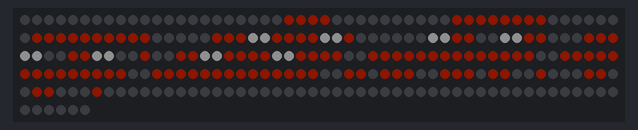
Bench run of a sketch on a simulated Arduino Uno, built with avr-gcc and run on an emulated ATmega328P. Parts: 256 RGB LEDs in strip order, left to right, continuing on the next row. Dim RGB values are drawn brighter than linear.

Above: at 0.19 s.
At 9.93 s:
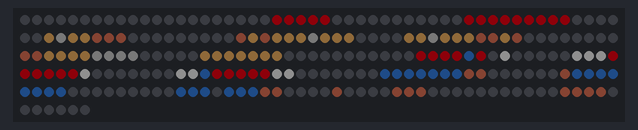
At 14.62 s:
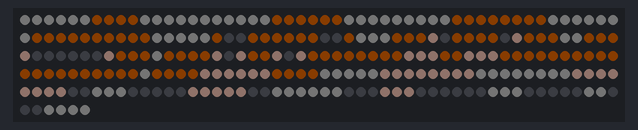
At 19.4 s:
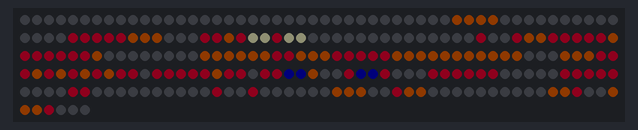
At 29.54 s:
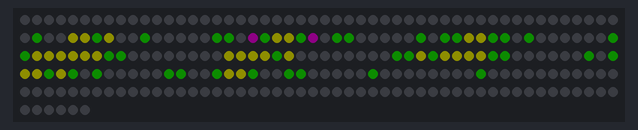
At 39.8 s:
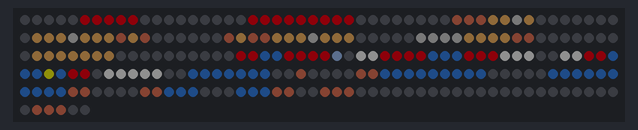

The sketch:

pixel-matrix.ino
```cpp
/**
 *  16X16 LED Matrix Character Display
 *  Install fastLED Library to use
*/
```

a_init.cpp
```cpp
#include <avr/pgmspace.h>
#include "FastLED.h"
#include "config.h"

// Using FastLED to control the pixel matrix
CRGB leds[NUM_LEDS];

void setup() {
  FastLED.addLeds<NEOPIXEL, DATA_PIN>(leds, NUM_LEDS); // Init of the Fastled library
  FastLED.setBrightness(15);
}

void loop() {

  // PacGhost
  for (int passtime = 0; passtime < 8; passtime++) {
    FastLED.clear();
    for (int i = 0; i < NUM_LEDS; i++) {
      leds[i] = pgm_read_dword(&(PacGhost01[i]));
    }
    FastLED.show();
    delay(350);
    FastLED.clear();
    for (int i = 0; i < NUM_LEDS; i++) {
      leds[i] = pgm_read_dword(&(PacGhost02[i]));
    }
    FastLED.show();
    delay(350);
  }

  // MarioRun
  for (int passtime = 0; passtime < 8; passtime++) {
    FastLED.clear();
    for (int i = 0; i < NUM_LEDS; i++) {
      leds[i] = pgm_read_dword(&(MarioRun01[i]));
    }
    FastLED.show();
    delay(350);
    FastLED.clear();
    for (int i = 0; i < NUM_LEDS; i++) {
      leds[i] = pgm_read_dword(&(MarioRun02[i]));
    }
    FastLED.show();
    delay(350);
  }

  // Goomba
  for (int passtime = 0; passtime < 8; passtime++) {
    FastLED.clear();
    for (int i = 0; i < NUM_LEDS; i++) {
      leds[i] = pgm_read_dword(&(Goomba01[i]));
    }
    FastLED.show();
    delay(350);
    FastLED.clear();
    for (int i = 0; i < NUM_LEDS; i++) {
      leds[i] = pgm_read_dword(&(Goomba02[i]));
    }
    FastLED.show();
    delay(350);
  }


  // Put Qbert first frame
  for (int passtime = 0; passtime < 8; passtime++) { // Display it 8 times
    FastLED.clear();
    for (int i = 0; i < NUM_LEDS; i++) {
      leds[i] = pgm_read_dword(&(Qbert01[i]));  // Read array from Flash
    }
    FastLED.show();
    delay(500);
    // Put Qbert second frame
    FastLED.clear();
    for (int i = 0; i < NUM_LEDS; i++) {
      leds[i] = pgm_read_dword(&(Qbert02[i]));
    }
    FastLED.show();
    delay(500);
  }

  // Frogger
  for (int passtime = 0; passtime < 8; passtime++) {
    FastLED.clear();
    for (int i = 0; i < NUM_LEDS; i++) {
      leds[i] = pgm_read_dword(&(Frogger01[i]));
    }
    FastLED.show();
    delay(250);
    FastLED.clear();
    for (int i = 0; i < NUM_LEDS; i++) {
      leds[i] = pgm_read_dword(&(Frogger02[i]));
    }
    FastLED.show();
    delay(250);
  }

  // Put Galaga first frame
  for (int passtime = 0; passtime < 8; passtime++) {
    FastLED.clear();
    for (int i = 0; i < NUM_LEDS; i++) {
      leds[i] = pgm_read_dword(&(Galaga01[i]));
    }
    FastLED.show();
    delay(250);
    // Put DigDug second frame
    FastLED.clear();
    for (int i = 0; i < NUM_LEDS; i++) {
      leds[i] = pgm_read_dword(&(Galaga02[i]));
    }
    FastLED.show();
    delay(250);
  }

}
```

Source omitted: config.h (63144 bytes)

Measured:
- what the display in image 3 shows lasts 0.5 s, from 19.4 s to 19.9 s
